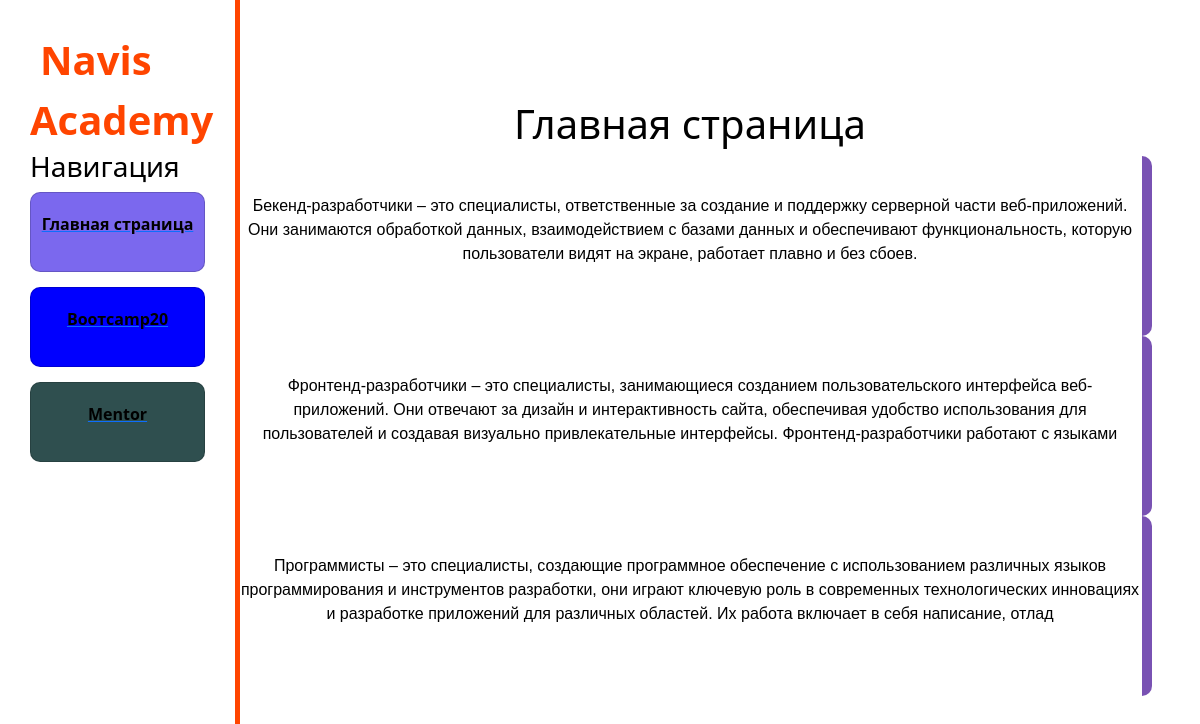
The page / on the database its author committed.
### main/models.py (models this page shows, shortened)
class Main(models.Model):
    name = models.CharField("Название для вашей статьи", max_length=30)
    main = models.CharField("Для вашей статьи", max_length=300)
    class Meta:
        verbose_name = "New state"

### main/views.py (the view)
# urls.py: path('', views.index, name="home"),
def index(request):
    data = Main.objects.all()
    context2 = {
        "data": data
    }
    return render(request, 'main/index.html', context2)

### templates/main/index.html (shortened to what this page needs)
{% extends "main/layout.html" %}
{% load static %}
{% block content %}
<div class="features">
    <h1> Главная страница </h1>
    {% for i in data %}
    <div class="row">
        <div class="beck">
            <p>{{ i.main }}</p>
        </div>
    </div>
    {% endfor %}
</div>
{% endblock %}

### templates/main/layout.html (shortened to what this page needs)
{% load static %}
<html lang="en">
<head>
    <link rel="stylesheet" href="{% static 'main/css/main.css' %}" media="all"/>
    <link rel="stylesheet" href="https://cdn.jsdelivr.net/npm/bootstrap@5.2.3/dist/css/bootstrap.min.css"/>
    <link rel="stylesheet" href="https://cdn.jsdelivr.net/npm/@fortawesome/fontawesome-free@6.2.1/css/fontawesome.min.css"/>
</head>
<body>
<aside>
    <span class="logo"><img src="">Navis Academy</span>
    <h3>Навигация</h3>
    <div class="cards">
        <div class="card red">
            <a href="{% url 'home' %}"><p class="tip">Главная страница</p></a>
        </div>
        <div class="card blue">
            <a href="{% url 'about' %}"><p class="tip">Воотсаmp20</p></a>
        </div>
        <div class="card green">
            <a href="{% url 'style' %}"><p class="tip">Mentor</p></a>
        </div>
    </div>
</aside>
<main>
    {% block content %}
    {% endblock %}
</main>
</body>
</html>

### static/main/css/main.css (style rules this page uses)
body { background: white; }
aside { float: left; background: white ; width: 20%; padding: 2.5%; height: 250vh; color: #fff; border-right: 5px solid #FF4500; }
aside .logo { font-size: 40px; margin-left: 10px; font-weight: bold; position: relative; color: #FF4500; }
main .features { float: left; color: black; margin-top: 100px; text-align: center; width: 75%; }
h3, h3 { font-size: 1.75rem; color: black; }
p { margin-top: 0; margin-bottom: 1rem; color: black; }
.row { color: black; padding: 0; margin: 0; box-sizing: border-box; font-family: "Poppins", sans-serif; }
body { background-color: black; align-items: center; min-height:auto; user-select: none; box-sizing: center; }
.beck { border-radius: 10px; filter: drop-shadow(0 5px 10px 0 #ffffff); width: 900px; height: 180px; padding: 20px; position: relative; z-index: 0; overflow: hidden; transition: 0.6s ease-in; }
.beck::before { content: ""; position: absolute; z-index: -1; top: -15px; right: -15px; background: #7952b3; height:320px; width: 25px; border-radius: 32px; transform: scale(1); transform-origin: 50% 50%; transition: transform 0.25s ease-out; }
.beck p { padding: 10px 0; }
.cards { display: flex; flex-direction: column; gap: 15px; text-decoration: none; }
.cards .red { background-color: #7B68EE; }
.cards .blue { background-color: blue; }
.cards .green { background-color: #2F4F4F; }
.cards .card { display: flex; align-items: center; justify-content: center; flex-direction: column; text-align: center; height: 80px; border-radius: 10px; color: white; cursor: pointer; transition: 400ms; }
.cards .card p.tip { font-size: 1em; font-weight: 700; }

### rows shown on the page
Main: main "Бекенд-разработчики – это специалисты, ответственные за создание и поддержку серверной части веб-приложений. Они занимаются обработкой данных, взаимодействием с базами данных и обеспечивают функциональность, которую пользователи видят на экране, работает плавно и без сбоев."
Main: main "Фронтенд-разработчики – это специалисты, занимающиеся созданием пользовательского интерфейса веб-приложений. Они отвечают за дизайн и интерактивность сайта, обеспечивая удобство использования для пользователей и создавая визуально привлекательные интерфейсы. Фронтенд-разработчики работают с языками"
Main: main "Программисты – это специалисты, создающие программное обеспечение с использованием различных языков программирования и инструментов разработки, они играют ключевую роль в современных технологических инновациях и разработке приложений для различных областей. Их работа включает в себя написание, отлад"
